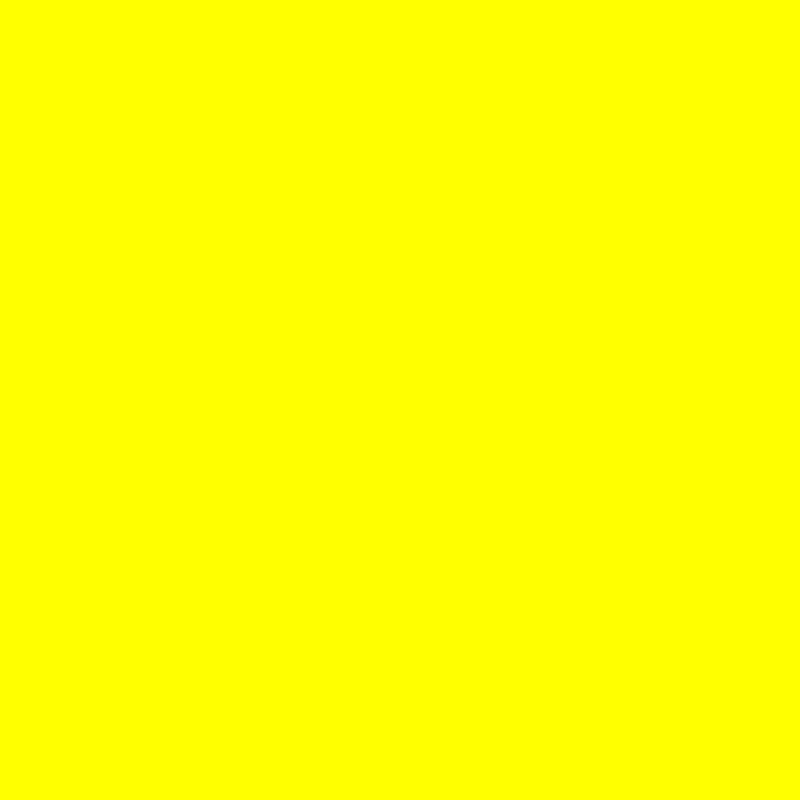
Frame 1 (no input)
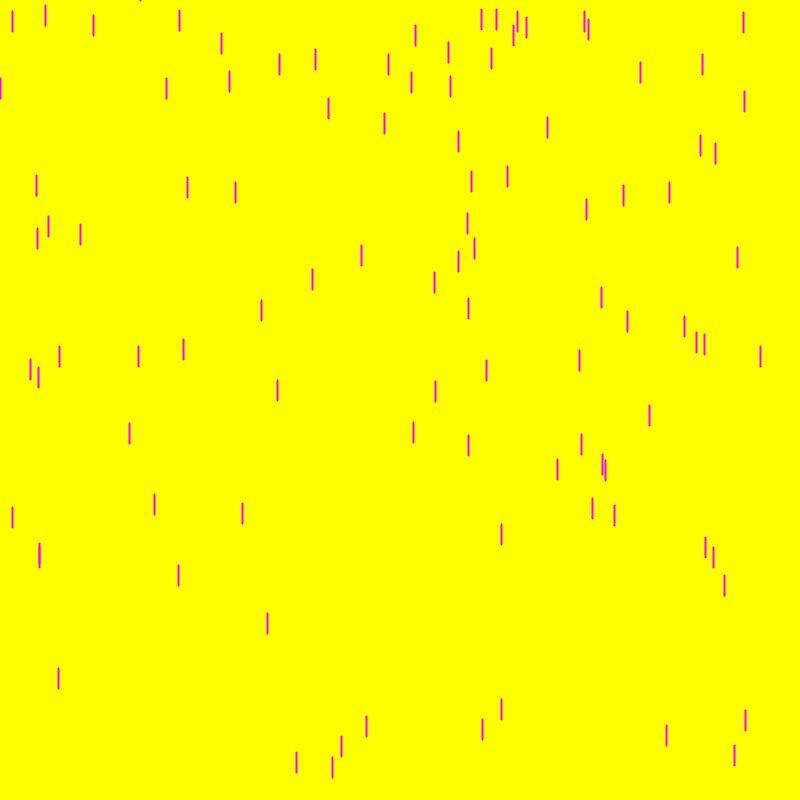
Frame 60 (the mouse pressed at the canvas centre just before this capture)
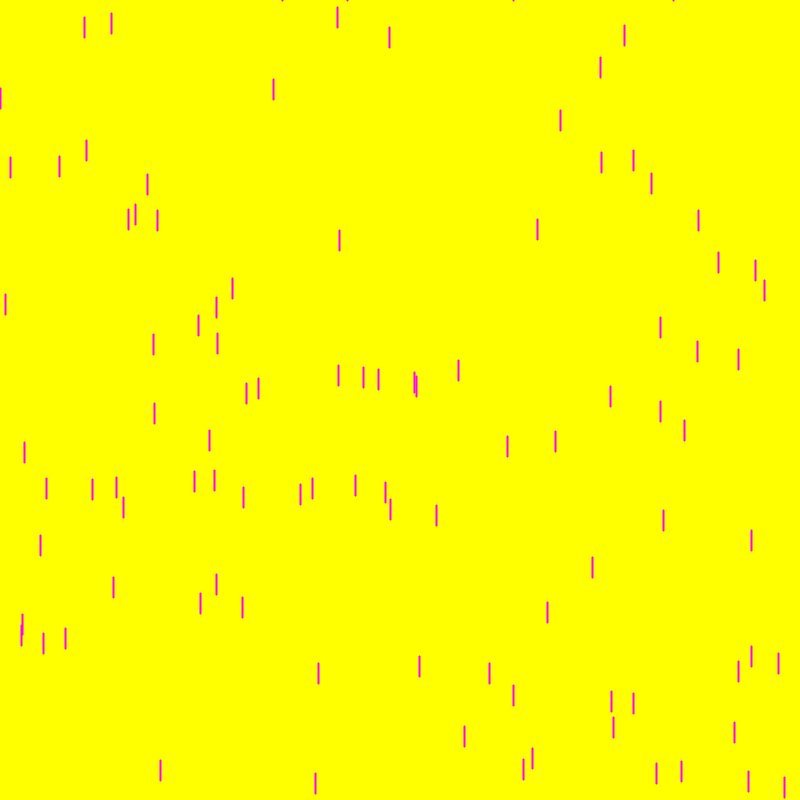
Frame 120 (the mouse held since frame 60 and released just before this capture)

The Processing sketch that drew these frames (run headless with seeded random() and noise(); from frame 60 on, the mouse is pressed at the canvas centre):

// Processing sketch: Purple_rain
// ── Purple_rain.pde
void setup()
{
  size(800, 800);
  stroke(255, 0, 255);
  strokeWeight(2);
  frameRate(60);
  initialize();
}

droplet[] v = new droplet[100];

void draw()
{
  background(255, 255, 0);
  for (int i = 0; i < 100; i++)
  {
    v[i].display();
    v[i].move();
    if (v[i].checkEnd() == 1)
      v[i] = new droplet(random(width), random(25, 50), 0);
  }
}

void initialize()
{
  for (int i = 0; i < 100; i++)
    v[i] = new droplet(random(width), random(25, 50), (int)random(30, 60));
}

// ── droplet.pde
class droplet
{
  float x, y = 0, speed;
  int time;
  float lenght = 20;

  droplet(float tempx, float temps, int tempt)
  {
    x = tempx;
    speed = temps;
    time = tempt;
  }

  void display()
  {
    if (time <= 0)
      line(x, y, x, y - lenght);
  }

  void move()
  {
    if (time <= 0)
      y += speed;
    else
      time--;
  }

  int checkEnd()
  {
    if (y > height)
      return 1;
    return 0;
  }
}
